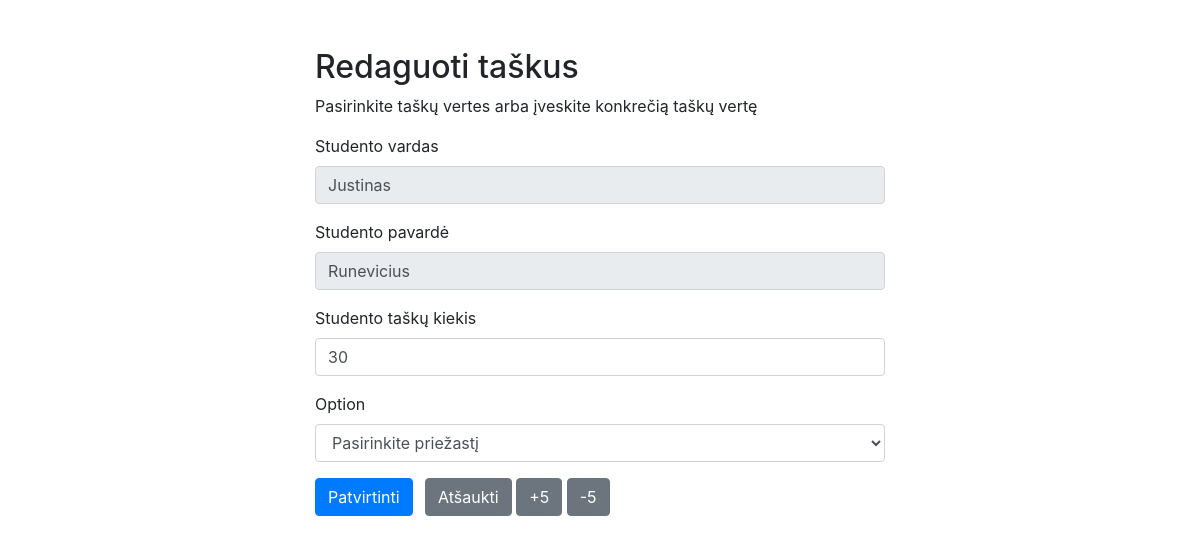
Before: /update.php?id=3 with the older database file.
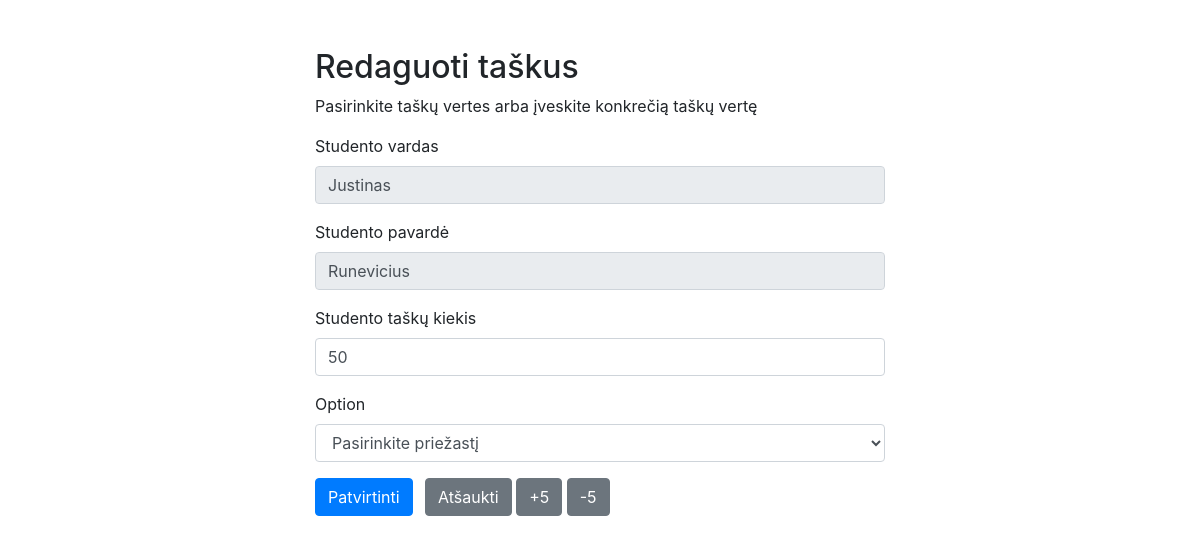
After: the same page with the newer database file.
### tables this page shows
CREATE TABLE `students` (
  `id` int(11) NOT NULL,
  `name` varchar(255) NOT NULL,
  `surename` varchar(255) NOT NULL,
  `points` int(11) NOT NULL
);

### update.php (the view, shortened to what this page needs)
<?php
require_once "config.php";
$name = $surename = $points = "";
$name_err = $surename_err = $points_err = "";
$add_points = "";
if(isset($_POST["id"]) && !empty($_POST["id"])){
    $id = $_POST["id"];
    $input_name = trim($_POST["name"]);
    if(empty($input_name)){
        $name_err = "Įveskite vardą";
    } else{
        $name = $input_name;
    }
    $input_surename = trim($_POST["surename"]);
    if(empty($input_surename)){
        $surename_err = "Įveskite pavardę";
    } else{
        $surename = $input_surename;
    }
    $input_points = trim($_POST["points"]);
    if(!is_numeric($input_points)){
        $points_err = "Įveskite taškų kiekį";
    } else{
        $points = $input_points;
    }
	if(is_numeric($add_points)){
		$points = $points + $add_points;
	}
    if(empty($name_err) && empty($surename_err) && empty($points_err)){
        $sql = "UPDATE students SET name=?, surename=?, points=? WHERE id=?";
        if($stmt = mysqli_prepare($link, $sql)){
            mysqli_stmt_bind_param($stmt, "sssi", $param_name, $param_surename, $param_points, $param_id);
            $param_name = $name;
            $param_surename = $surename;
            $param_points = $points;
            $param_id = $id;
            if(mysqli_stmt_execute($stmt)){
                header("location: index.php");
                exit();
            } else{
                echo "Klaida.";
            }
        }
        mysqli_stmt_close($stmt);
    }
    mysqli_close($link);
} else{
    if(isset($_GET["id"]) && !empty(trim($_GET["id"]))){
        $sql = "SELECT * FROM students WHERE id = ?";
        if($stmt = mysqli_prepare($link, $sql)){
            mysqli_stmt_bind_param($stmt, "i", $param_id);
            if(mysqli_stmt_execute($stmt)){
                $result = mysqli_stmt_get_result($stmt);
                if(mysqli_num_rows($result) == 1){
                    $row = mysqli_fetch_array($result, MYSQLI_ASSOC);
                    $name = $row["name"];
                    $surename = $row["surename"];
                    $points = $row["points"];
                } else{
                    header("location: error.php");
                    exit();
                }
            } else{
                echo "Klaida";
            }
        }
    }  else{
        header("location: error.php");
        exit();
    }
}
?>
<!DOCTYPE html>
<html lang="lt">
<head>
    <link rel="stylesheet" href="https://stackpath.bootstrapcdn.com/bootstrap/4.5.2/css/bootstrap.min.css">
</head>
<body>
    <div class="wrapper">
        <div class="container-fluid">
            <div class="row">
                <div class="col-md-12">
                    <h2 class="mt-5">Redaguoti taškus</h2>
                    <p>Pasirinkite taškų vertes arba įveskite konkrečią taškų vertę</p>
                    <form action="<?php echo htmlspecialchars(basename($_SERVER['REQUEST_URI'])); ?>" method="post">
                        <div class="form-group">
                            <label>Studento vardas</label>
                            <input readonly type="text" name="name" class="form-control <?php echo (!empty($name_err)) ? 'is-invalid' : ''; ?>" value="<?php echo $name; ?>">
                        </div>
                        <div class="form-group">
                            <label>Studento pavardė</label>
                            <input readonly type="text" name="surename" class="form-control <?php echo (!empty($surename_err)) ? 'is-invalid' : ''; ?>" value="<?php echo $surename; ?>">
                        </div>
                        <div class="form-group">
                            <label>Studento taškų kiekis</label>
                            <input type="text" name="points" class="form-control <?php echo (!empty($points_err)) ? 'is-invalid' : ''; ?>" value="<?php echo $points; ?>">
                        </div>
						<div class="form-group">
							<label for="exampleFormControlSelect1">Option</label>
							<select class="form-control" id="exampleFormControlSelect1" name="Add">
								<option selected>Pasirinkite priežastį</option>
							</select>
						</div>
                        <input type="submit" class="btn btn-primary" value="Patvirtinti">
                        <a href="index.php" class="btn btn-secondary ml-2">Atšaukti</a>
						<input type="submit" name="add5"
							class="btn btn-secondary" value="+5" />
						<input type="submit" name="sub5"
							class="btn btn-secondary" value="-5" />
                    </form>
                </div>
            </div>
        </div>
    </div>
</body>
</html>

Changed rows visible on the page:
changed students "Justinas": points "30" → "50"
